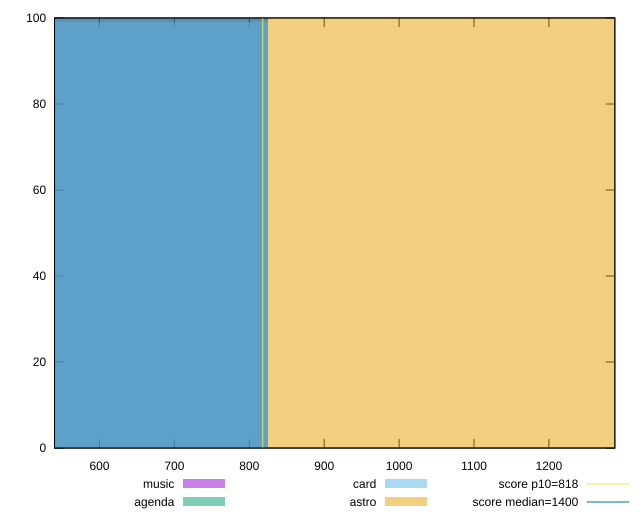

Source code (gnuplot):
reset

$music <<EOF
550.2579253018164 100
EOF

$agenda <<EOF
550.2579253018164 100
EOF

$card <<EOF
550.2579253018164 99
EOF

$astro <<EOF
1100.5158506036328 100
EOF

set key outside below
set boxwidth 550.2579253018164
set xrange [540:1288]
set yrange [0:100]
set trange [0:100]
set style fill transparent solid 0.5 noborder

set parametric
set terminal svg size 640, 520 enhanced background rgb 'white'
set output "reports/report_00027_2021-02-24T12-40-31.850Z/dom-size/comparison/histogram/all_raw.svg"

plot $music title "music" with boxes, \
     $agenda title "agenda" with boxes, \
     $card title "card" with boxes, \
     $astro title "astro" with boxes, \
     818,t title "score p10=818", \
     1400,t title "score median=1400"

reset
